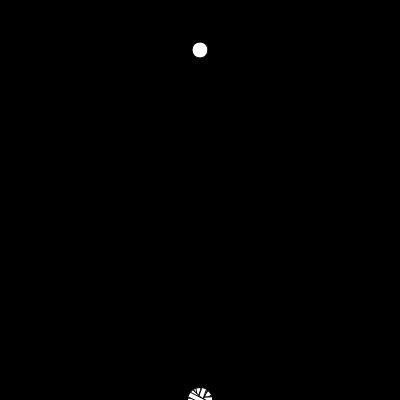
Frame 1 (no input)
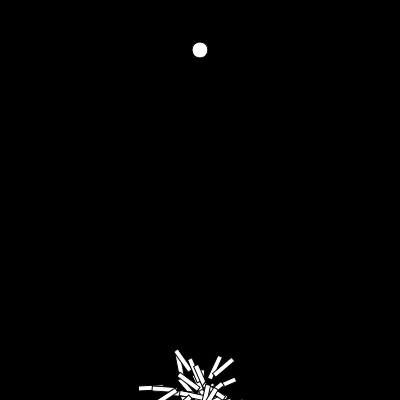
Frame 60 (no input)
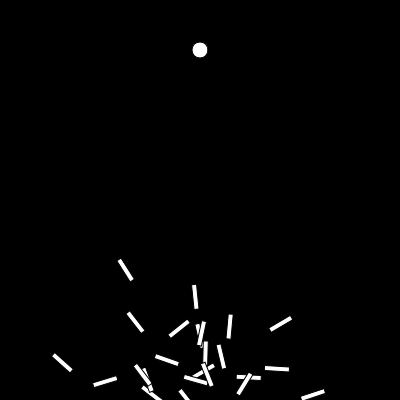
Frame 120 (the mouse pressed at the canvas centre since frame 60)

The p5.js sketch that drew these frames (run headless with seeded random() and noise() and a simulated clock; from frame 60 on, the mouse is pressed at the canvas centre):

// p5.js sketch
// ── sketch.js
var pops;
var lifespan = 300;
var count=0;
var target;

function setup() {
    createCanvas(400, 400);
    pops = new Population();
    target = createVector(width/2, 50);

}


function draw() {
    background(0);
    pops.run();
    count++;
    if (count === lifespan) {
        // pops = new Population();
        // count = 0;
        pops.evaluate();
        pops.selection();
        count = 0;
    }
    ellipse(target.x, target.y, 16, 16);
}

function Population() {
    this.rockets = [];
    this.popsize = 50;
    this.matingpool = [];


    for (var i = 0; i < this.popsize; i++) {
        this.rockets[i] = new Rocket();
    }

    this.evaluate = function() {
        var maxfit = 0;
        for (var i = 0; i < this.popsize; i++) {
            this.rockets[i].calcFitness();
            if (this.rockets[i].fitness > maxfit) {
                maxfit = this.rockets[i].fitness;
            }
        }
        
        var totalFit = 0;
        for (var i = 0; i < this.popsize; i++) {
            //0 issue
            this.rockets[i].fitness /= maxfit;
            totalFit += this.rockets[i].fitness;
        }
        var averageFit = totalFit/this.popsize;
        console.log(averageFit);

        this.matingpool = [];
        for (var i = 0; i < this.popsize; i++) {
            var n = this.rockets[i].fitness * 100;
            for (var j = 0; j < n; j++) {
                this.matingpool.push(this.rockets[i]);
            }
        }
    }

    this.selection = function() {
        var newRockets = [];
        for (var i = 0; i < this.rockets.length; i++) {
            var parentA = random(this.matingpool).dna;
            var parentB = random(this.matingpool).dna;
            var child = parentA.crossover(parentB);
            child.mutation();
            newRockets[i] = new Rocket(child);
        }
        this.rockets = newRockets;
    }

    this.run = function() {
        for (var i = 0; i < this.popsize; i++) {
            this.rockets[i].update();
            this.rockets[i].show();
        }
    }

}

function DNA(genes) {

    //better way to do this?
    if (genes) {
        this.genes = genes;
    } else {
        this.genes = [];
        for (var i = 0; i < lifespan; i++) {
            this.genes[i] = p5.Vector.random2D();
            this.genes[i].setMag(0.1);
        }
    }
    
    this.crossover = function(partner) {
        var newgenes = [];
        var mid = floor(random(this.genes.length));
        for (var i = 0; i < this.genes.length; i++) {
            newgenes[i] = i > mid ? this.genes[i] : partner.genes[i];
        }
        return new DNA(newgenes);
    }

    this.setGenes = function(newdna) {
        this.genes = newdna;
    }

    this.mutation = function() {
        for (var i = 0; i < this.genes.length; i++) {
            if (random(1) < 0.01) {
                this.genes[i] = p5.Vector.random2D();
                this.genes[i].setMag(0.1);
            }
        }
    }

}


function Rocket(newdna) {
    this.pos = createVector(width/2, height);
    this.vel = createVector();
    this.acc = createVector();
    this.dna = newdna ? newdna : new DNA();
    this.fitness;
    this.completed = false;

    this.applyForce = function(force) {
        this.acc.add(force);
    }

    this.calcFitness = function() {
        var d = dist(this.pos.x, this.pos.y, target.x, target.y);
        
        //not 100% correct
        this.fitness = map(d, 0, width, width, 0);
        if (this.completed) {
            this.fitness *= 10;
        }
    }

    this.update = function() {

        var d = dist(this.pos.x, this.pos.y, target.x, target.y);
        if (d < 10) {
            this.completed = true;
            this.pos = target.copy();
        }

        this.applyForce(this.dna.genes[count]);
        if (!this.completed) {
            this.vel.add(this.acc);
            this.pos.add(this.vel);
            //think about it
            this.acc.mult(0);
        }
    }

    this.show = function() {
        push();
        translate(this.pos.x, this.pos.y);
        rotate(this.vel.heading());
        rectMode(CENTER);
        rect(0, 0, 25, 5);
        pop();
    }
}
